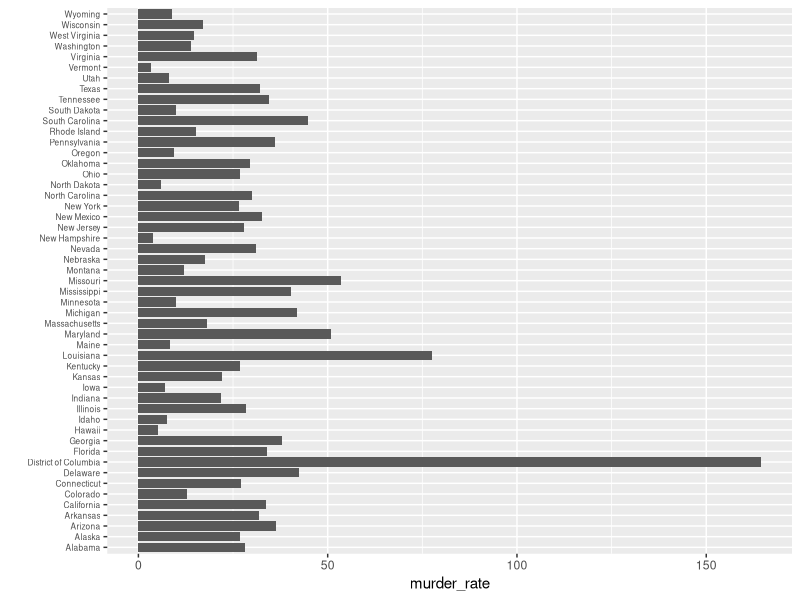
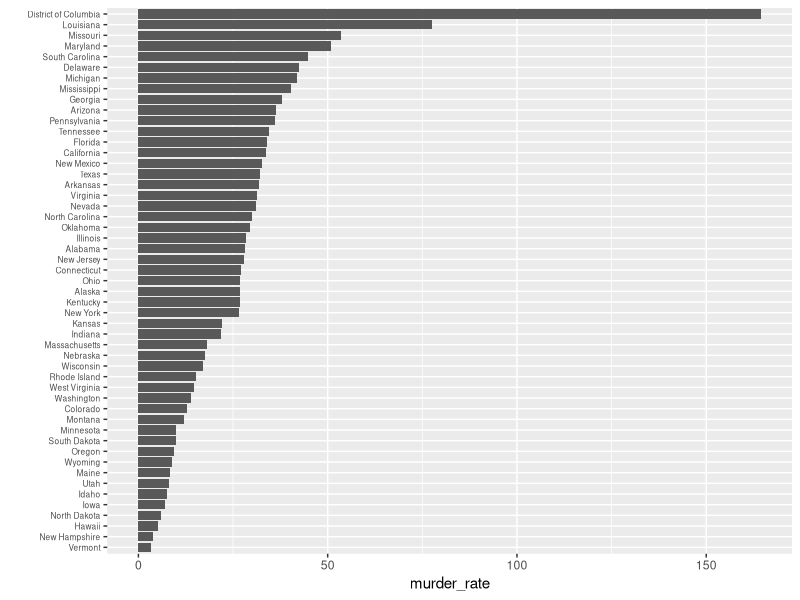
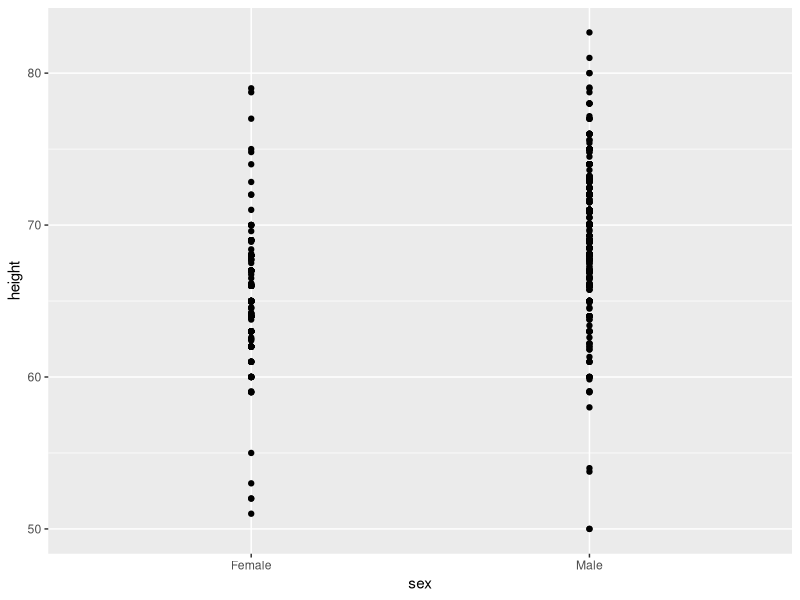
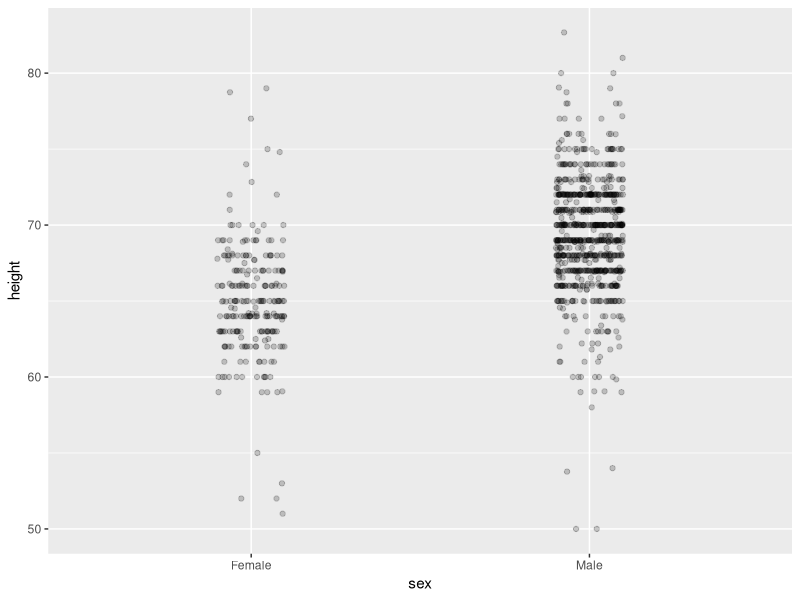
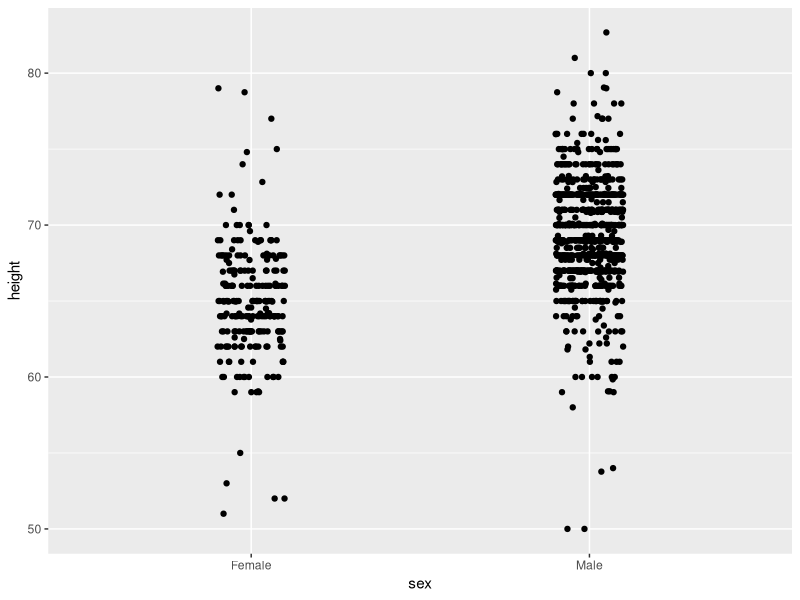
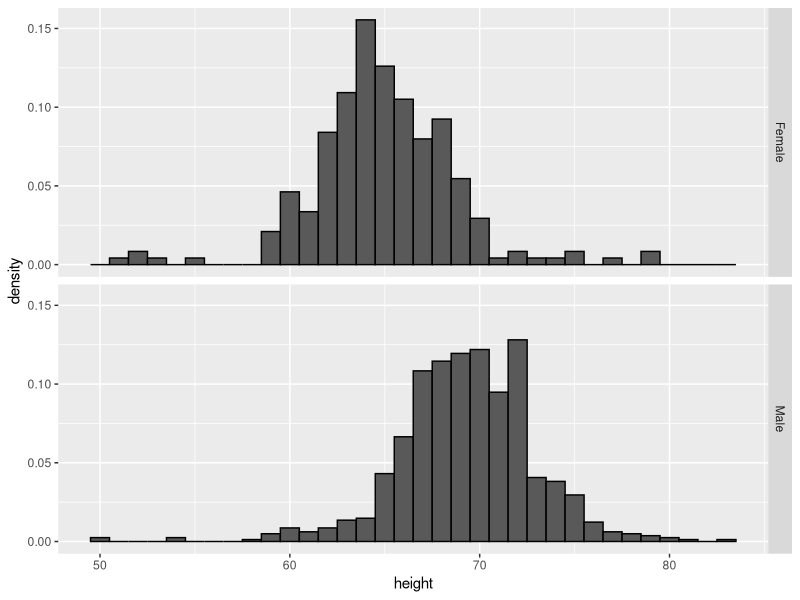
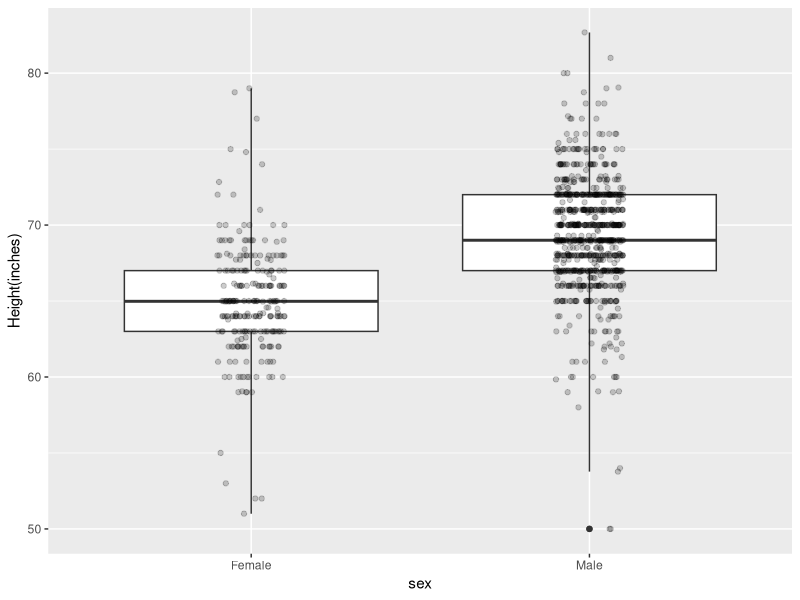
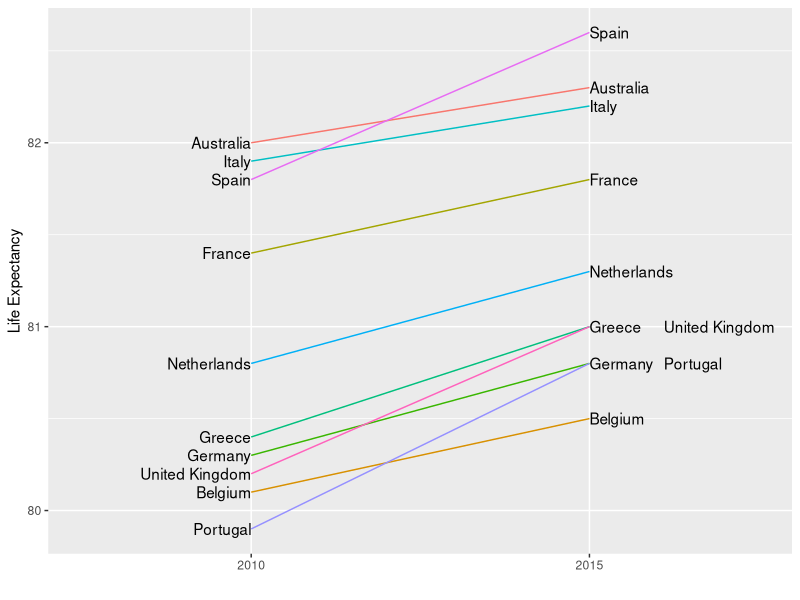

The R script that drew these images, in order:
## ---- chunk 1
library(tidyverse)
library(dslabs)
data("murders")

murders %>% mutate(murder_rate = total/population*1000000) %>%
  #mutate(state = reorder(state , murder_rate)) %>%
  ggplot(aes(x = state, y = murder_rate)) +
  geom_bar(stat = "identity") +
  coord_flip() +
  theme(axis.text.y = element_text(size = 6)) +
  xlab("")
# Compare to
murders %>% mutate(murder_rate = total / population*1000000) %>%
  mutate(state = reorder(state , murder_rate)) %>%
  ggplot(aes(x = state, y = murder_rate)) +
  geom_bar(stat = "identity") +
  coord_flip() +
  theme(axis.text.y = element_text(size = 6)) +
  xlab("")
  

## ---- chunk 2
library(dslabs)
library(tidyverse)
library(dplyr)
data(heights)

heights %>% 
  ggplot(aes(sex,height )) +
  geom_point()
## ---- chunk 3
heights %>% ggplot(aes(x = sex , y = height)) +
  geom_jitter(width = .1 , alpha = .2)

heights %>% ggplot(aes(sex , height)) +
  geom_jitter(width = .1)
## ---- chunk 4
heights %>% ggplot(aes(height , ..density..)) +
  geom_histogram(binwidth = 1 , color = "black") +
  facet_grid(sex~.)
##
heights %>% 
  ggplot(aes(sex, height)) +
  geom_boxplot(coef= 3) +
  geom_jitter(width = .1, alpha = .2) +
  ylab("Height(inches)")

## ---- chunk 5
library(tidyverse)
library(dslabs)
data("gapminder")
#Create regions
west <- c("Western Europe" , "Northern Europe" , "Southern Europe" , "North America" ,
          "Australia and New Zealand")
dat <- gapminder %>%
  filter(year %in% c(2010, 2015) & region %in% west & !is.na(life_expectancy) & population > 10^7)

dat %>%
  mutate(location = ifelse(year ==2010, 1 , 2),
         location = ifelse(year == 2015 & country %in% c("United Kingdom" , "Portugal"),
                           location + .22 , location) ,
         hjust = ifelse(year == 2010 , 1 , 0)) %>%
  mutate(year = as.factor(year)) %>%
  ggplot(aes(year , life_expectancy , group = country)) +
  geom_line(aes(color = country) , show.legend = FALSE) +
  geom_text(aes(x = location , label = country , hjust = hjust), show.legend = FALSE) +
  xlab("") +
  ylab("Life Expectancy")
  
         

## ---- chunk 6
library(RColorBrewer)
display.brewer.all(type="seq")
display.brewer.all(type = "div")
